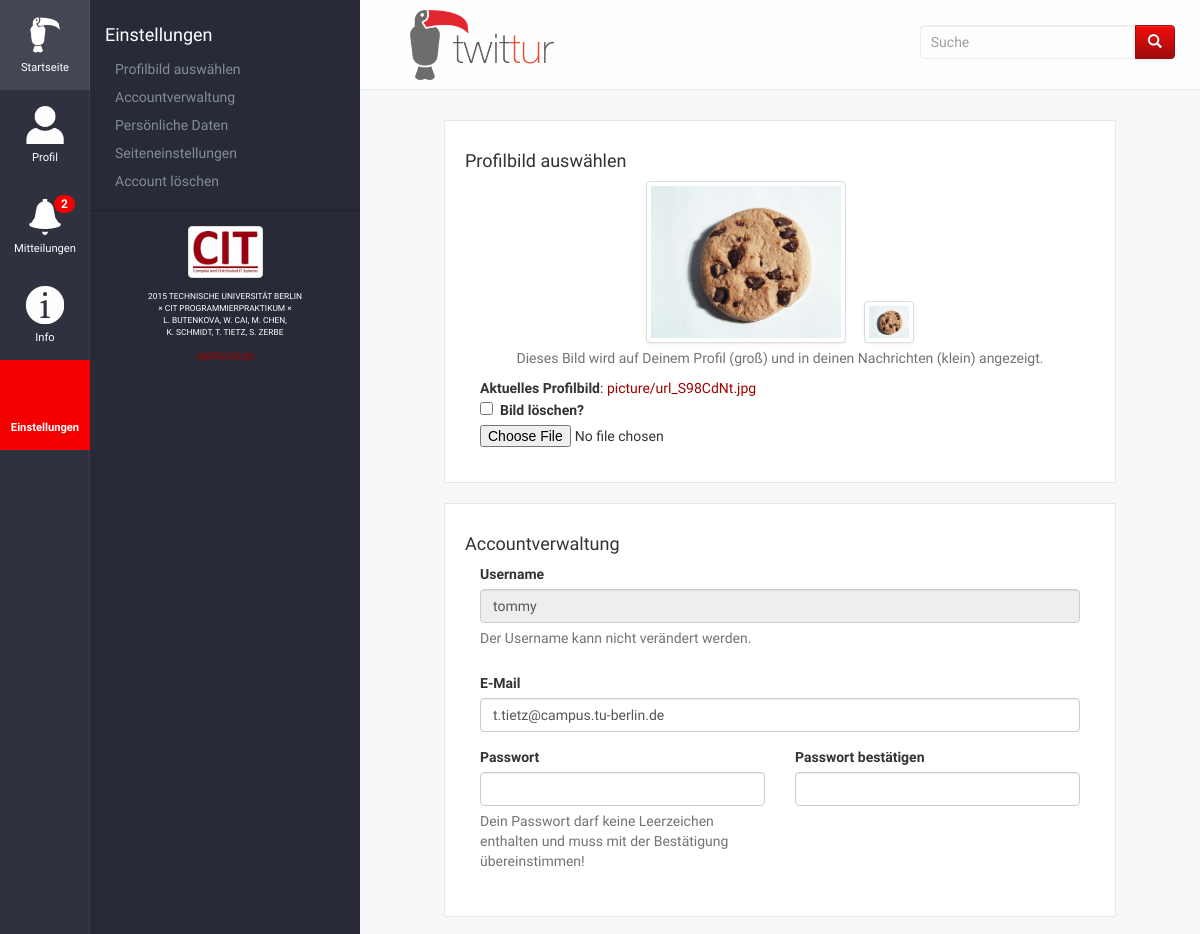
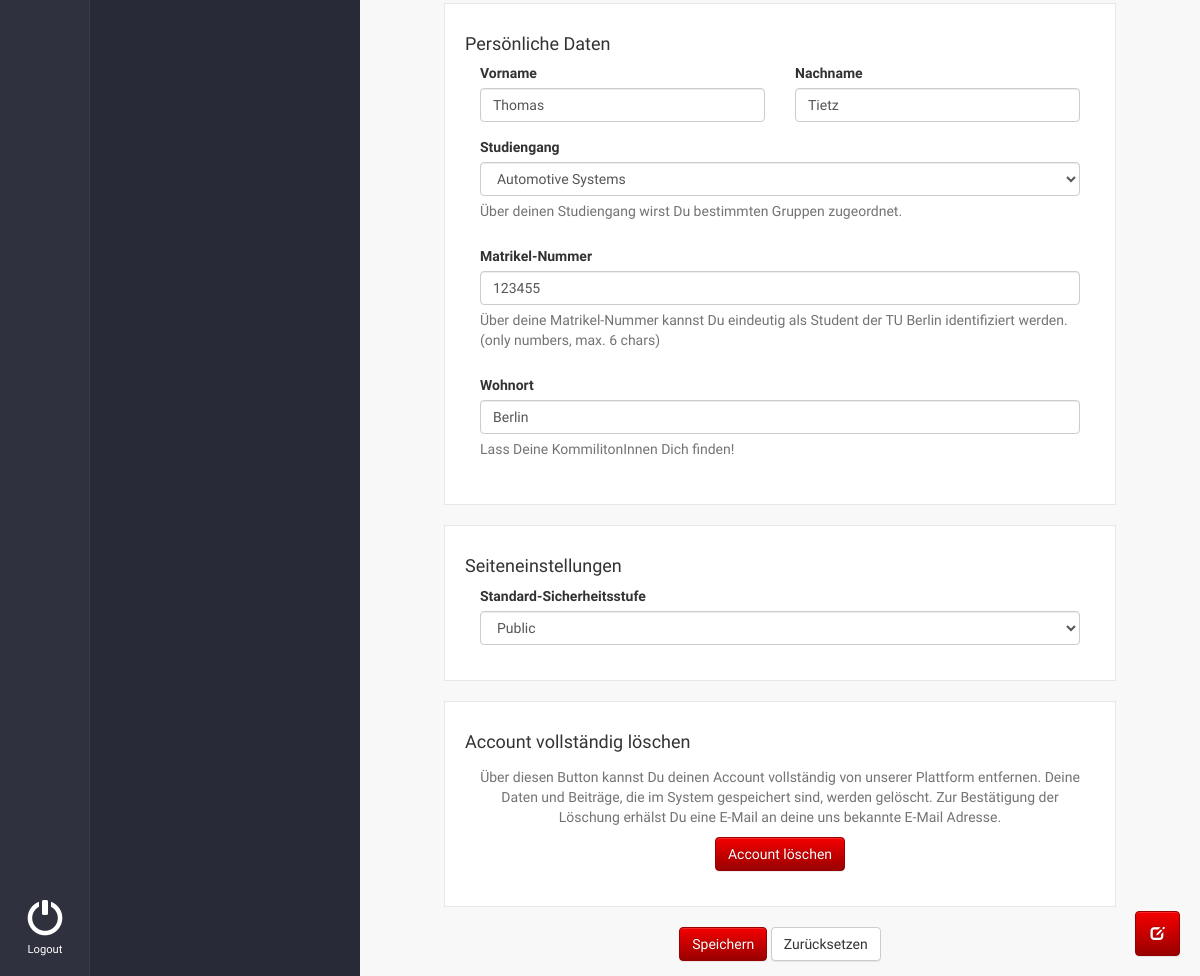
Page /twittur/settings/ (signed in) on the committed database (2 pictures, top to bottom).
### twittur/models.py (models this page shows, shortened)
class UserProfile(models.Model):
    userprofile = models.OneToOneField(User)
    follow = models.ManyToManyField(settings.AUTH_USER_MODEL, related_name='follow', through='Notification')
    studentNumber = models.CharField(max_length=6, default='000000',
                                     help_text='&Uuml;ber deine Matrikel-Nummer kannst Du eindeutig als Student der '
                                               'TU Berlin identifiziert werden.<br>(only numbers, max. 6 chars)')
    academicDiscipline = models.CharField(max_length=200,
                                          help_text='&Uuml;ber deinen Studiengang wirst Du '
                                                    'bestimmten Gruppen zugeordnet.')
    picture = models.ImageField(verbose_name='Profilbild', upload_to='picture/', blank=True,
                                height_field=None, width_field=None, default='picture/default.gif',
                                help_text='Dieses Bild wird auf Deinem Profil (gro&szlig;) '
                                          'und in deinen Nachrichten (klein) angezeigt.')
    location = models.CharField(max_length=200, default='None', help_text='Lass Deine KommilitonInnen Dich finden!')
    ignoreM = models.ManyToManyField(Message, related_name='ignoreM', blank=True)
    ignoreU = models.ManyToManyField(settings.AUTH_USER_MODEL, related_name='ignoreU', blank=True)
    ignore = models.BooleanField(default=False)
    safety = models.CharField(max_length=15, default='public')

class GroupProfile(models.Model):
    name = models.CharField(max_length=50)
    short = models.CharField(max_length=10)
    admin = models.ForeignKey(settings.AUTH_USER_MODEL, related_name='admin')
    desc = models.CharField(max_length=200)
    password = models.CharField(max_length=128, blank=True,
                                help_text='Geben Sie ein Passwort zum Beitreten ihrer Gruppe ein. (optional)')
    picture = models.ImageField(verbose_name='Gruppenbild', upload_to='picture/', blank=True,
                                height_field=None, width_field=None, default='picture/gdefault.gif',
                                help_text='Dieses Bild wird auf der Gruppenseite zu sehen sein!')
    date = models.DateField(default=date.today, blank=True)
    member = models.ManyToManyField(settings.AUTH_USER_MODEL, related_name='member')
    joinable = models.BooleanField(default=True)
    supergroup = models.ForeignKey('self', related_name='sgroup', blank=True, null=True)
    def __str__(self):
        return self.name

### twittur/views.py (the view, shortened to what this page needs)
# urls.py: url(r'^group/(?P<groupshort>\w+)/settings$', views_group.groupSettings, name='group_settings'),
def settings(request):
    if not request.user.is_authenticated():
        return HttpResponseRedirect('/twittur/login/')
    user = User.objects.get(pk=request.user.id)
    userProfile = user.userprofile
    userGroup = GroupProfile.objects.get(name=userProfile.academicDiscipline)
    success_msg, error_msg, userForm, userDataForm = None, None, None, None
    widgets = getWidgets(request)
    if request.method == 'POST' and request.POST['delete'] == 'true':
        userProfile.delete()
        user.delete()
        return HttpResponseRedirect('/twittur/')
    userForm = UserForm(instance=user)
    userDataForm = UserDataForm(instance=userProfile)
    safetyLevel = getSafetyLevels(user)
    context = {
        'active_page': 'settings', 'nav': Nav.nav, 'new': widgets['new'], 'msgForm': widgets['msgForm'],
        'success_msg': success_msg, 'error_msg': error_msg,
        'user': user, 'discList': getDisciplines(), 'safetyLevelList': safetyLevel,
        'userForm': userForm, 'userDataForm': userDataForm,
        'safetyLevels': widgets['safetyLevels']
    }
    return render(request, 'settings.html', context)

### twittur/forms.py (shortened to what this page needs)
class MessageForm(ModelForm):
    class Meta:
        model = Message
        fields = ['user', 'text',  'date', 'picture']
    def __init__(self, *args, **kwargs):
        super(MessageForm, self).__init__(*args, **kwargs)
        self.fields['user'].widget = forms.HiddenInput()
        self.fields['date'].widget = forms.HiddenInput()
        self.fields['text'].widget = forms.Textarea(attrs=self.fields['text'].widget.attrs)
        self.fields['text'].widget.attrs['class'] = 'form-control'
        self.fields['text'].widget.attrs['rows'] = '5'

class UserForm(ModelForm):
    ack_password = forms.CharField(max_length=128, widget=forms.PasswordInput, required=False)
    class Meta:
        model = User
        fields = ['username', 'password', 'ack_password', 'email', 'first_name', 'last_name']
    def __init__(self, *args, **kwargs):
        instance = kwargs.get('instance')
        super(UserForm, self).__init__(*args, **kwargs)
        self.fields['username'].widget.attrs['readonly'] = True  # set username input readonly
        self.fields['password'].widget = forms.PasswordInput()  # set pw input type to password
        self.fields['password'].required = False  # unset pw input as required
        for field in self.fields:
            self.fields[field].widget.attrs['class'] = 'form-control'
            if field != 'ack_password' and field != 'password':
                self.fields[field].widget.attrs['value'] = getattr(instance, field)

### twittur/functions.py (called while the page is built, shortened)
def msgDialog(request):
    msgForm = MessageForm(initial={'user': request.user.id, 'date': datetime.datetime.now()})
    return msgForm

def getNotificationCount(user):
    return Notification.objects.filter(
        Q(read=False) & Q(user=user)
    ).count()

def getDisciplines():
    discs, uni, faks = [], [], []
    tub = GroupProfile.objects.get(short='uni')
    fak = GroupProfile.objects.filter(supergroup=tub).order_by('name')
    for item in fak:
        ad = GroupProfile.objects.filter(supergroup=item).order_by('name')
        adList = []
        for disc in ad:
            adList.append(disc.name)
        faks.append(adList)
        uni.append(item.name)
    discs.append(zip(uni,faks))
    return discs

### twittur/templates/settings.html (shortened to what this page needs)
{% extends 'base.html' %}
{% load staticfiles %}
{% block list %}
  {% include 'layout/sidebar.html' %}
{% endblock %}
{% block nav %}
	{% include 'layout/nav.html' %}
{% endblock %}
{% block content %}
	{% if group %}
  <form action="{% url 'twittur:group_settings' groupshort=group.short %}" method="post" enctype="multipart/form-data">
  {% else %}
  <form action="{% url 'twittur:settings' %}" method="post" enctype="multipart/form-data">
  {% endif %}
      <div class="post" id="bild">
          <h4>{% if group %}Gruppenbild{% else %}Profilbild{% endif %} ausw&auml;hlen</h4>
          <div class="col-xs-12 form-group">
            <div class="col-xs-12 text-center profilePictures">
              <a href="{% if group %}{{ group.picture.url }}{% else %}{{ user.userprofile.picture.url }}{% endif %}" target="_blank">
                <img src="{% if group %}{{ group.picture.url }}{% else %}{{ user.userprofile.picture.url }}{% endif %}" class="profilbild-l img-thumbnail">
                {% if not group %}<img src="{{ user.userprofile.picture.url }}" class="profilbild-s img-thumbnail">{% endif %}
              </a>
              <p class="help-block">
              	{% if group %}
	              	{{ gpeForm.picture.help_text | safe }}
                {% else %}
	              	{{ userDataForm.picture.help_text | safe }}
                {% endif %}
              </p>
            </div>
            <div id="profBildUpdate">
              <span><strong>Aktuelles {% if group %}Gruppenbild{% else %}Profilbild{% endif %}</strong>: </span>
              {% if group %}
  	            {{ gpeForm.picture }}
              {% else %}
  	            {{ userDataForm.picture }}
              {% endif %}
            </div>
          </div>
      </div>
      <div class="post" id="{% if group %}gruppe{% else %}account{% endif %}">
        <h4>{% if group %}Gruppendaten{% else %}Accountverwaltung{% endif %}</h4>
          <div class="col-xs-12 form-group">
          	{% if group %}
              <label class="control-label" for="id_name">Name</label>
              {{ gpeForm.name }}
              {{ gpeForm.name.errors }}
            {% else %}
              <label class="control-label" for="id_username">Username</label>
              {{ userForm.username }}
              <p class="help-block">Der Username kann nicht ver&auml;ndert werden.</p>
            {% endif %}
          </div>
          <div class="col-xs-12 form-group">
          	{% if group %}
              <label class="control-label" for="id_short">Abk&uuml;rzung</label>
              {{ gpeForm.short }}
              <p class="help-block">Die Gruppen-Abk&uuml;rzung kann nicht ver&auml;ndert werden.</p>
              {{ gpeForm.short.errors }}
            {% else %}
              <label class="control-label" for="id_email">E-Mail</label>
              {{ userForm.email }}
            {% endif %}
          </div>
          <div class="col-xs-12 col-sm-6 form-group">
            <label class="control-label" for="id_password">Passwort</label>
          	{% if group %}
              {{ gpeForm.password }}
              {{ gpeForm.password.errors }}
            {% else %}
              {{ userForm.password }}
            {% endif %}
        		<p class="help-block">{% if group %}Das Gruppenpasswort{% else %}Dein Passwort{% endif %} darf keine Leerzeichen enthalten und muss mit der Best&auml;tigung &uuml;bereinstimmen!</p>
          </div>
          <div class="col-xs-12 col-sm-6 form-group pull-right">
            <label class="control-label" for="id_ack_password">Passwort bestätigen</label>
						{% if group %}
              {{ gpeForm.ack_password }}
              {{ gpeForm.ack_password.errors }}
            {% else %}
              {{ userForm.ack_password }}
            {% endif %}
          </div>
      </div>
      {% if not group %}
      <div class="post" id="daten">
        <h4>Pers&ouml;nliche Daten</h4>
          <div class="col-xs-12 col-sm-6 form-group">
              <label class="control-label" for="id_first_name">Vorname</label>
              {{ userForm.first_name }}
          </div>
          <div class="col-xs-12 col-sm-6 form-group pull-right">
              <label class="control-label" for="id_last_name">Nachname</label>
              {{ userForm.last_name }}
          </div>
          <div class="col-xs-12 form-group">
              <label class="control-label" for="id_academicDiscipline">Studiengang</label>
              {% if discList %}
              	{% for list in discList %}
                	<select class="form-control" id="id_academicDiscipline" name="academicDiscipline">
                  {% for fac, ad in list %}
                  	<optgroup label="{{ fac }}">
                    {% for disc in ad %}
                    	<option value="{{ disc }}"{% if disc == user.userprofile.academicDiscipline %} selected="selected"{% endif %}>{{ disc }}</option>
                    {% endfor %}
                    </optgroup>
                  {% endfor %}
                  </select>
                {% endfor %}
              {% endif %}
              <p class="help-block">{{ userDataForm.academicDiscipline.help_text|safe }}</p>
          </div>
          <div class="col-xs-12 form-group">
              <label class="control-label" for="id_studentNumber">Matrikel-Nummer</label>
              {{ userDataForm.studentNumber }}
              <p class="help-block">{{ userDataForm.studentNumber.help_text|safe }}</p>
          </div>
          <div class="col-xs-12 form-group">
              <label class="control-label" for="id_location">Wohnort</label>
              {{ userDataForm.location }}
              <p class="help-block">{{ userDataForm.location.help_text|safe }}</p>
          </div>
      </div>
      <div class="post" id="seite">
          <h4>Seiteneinstellungen</h4>
          {% if safetyLevelList %}
          <div class="col-xs-12 form-group">
              <label class="control-label" for="stdSafetylevelSelect">Standard-Sicherheitsstufe</label>
              <select class="form-control" id="id_safetyLevel" name="safety">
                {% for level in safetyLevelList %}
                	<option value="{{ level }}"{% if level == user.userprofile.safety %} selected="selected"{% endif %}>{{ level }}</option>
                {% endfor %}
              </select>
          </div>
          {% endif %}
      </div>
      {% endif %}
      <div class="post" id="delete">
          <h4>{% if group %}Gruppe{% else %}Account{% endif %} vollst&auml;ndig l&ouml;schen</h4>
          <div class="col-xs-12 form-group text-center">
              <p class="help-block">
              	&Uuml;ber diesen Button kannst Du {% if group %}deine Gruppe{% else %}deinen Account{% endif %} vollst&auml;ndig von unserer Plattform entfernen.
                {% if group %}
                	Alle Mitglieder werden aus der Gruppe entfernt und alle Nachrichten der Gruppe vom System gel&ouml;scht.
                {% else %}
                	Deine Daten und Beitr&auml;ge, die im System gespeichert sind, werden gel&ouml;scht.
                {% endif %}
                Zur Best&auml;tigung der L&ouml;schung erh&auml;lst Du eine E-Mail an deine uns bekannte E-Mail Adresse.</p>
              <button type="button" class="btn btn-primary text-center" data-toggle="modal" data-target="#{% if group %}delGrpModal{% else %}delAccModel{% endif %}" id="deleteButton">{% if group %}Gruppe{% else %}Account{% endif %} löschen</button>
          </div>
      </div>
      <div class="col-xs-12 form-group text-center">
          <button type="submit" class="btn btn-primary" id="submitSettButton">Speichern</button>
          <button type="reset" class="btn btn-default" id="resetSettButton">Zur&uuml;cksetzen</button>
      </div>
  </form>
{% endblock %}

### twittur/static/css/main.css (style rules this page uses)
#main, html { background: #F8F8F8; }
#content .post { border: 1px solid #E4E8EA; background: #fff; }
body { font-family: 'Source Sans Pro', sans-serif; color: #333; font-size: 1.4em; }
* { margin: 0; padding: 0; list-style-type: none; }
a { color: #a00000; text-decoration: none; }
textarea, input { outline: none; }
.btn-primary, .btn-primary[disabled] { background-image: -webkit-linear-gradient(top, #F50000 0%, #990000 100%); background-image: -o-linear-gradient(top, #F50000 0%, #990000 100%); background-image: -webkit-gradient(linear, left top, left bottom, from(#F50000), to(#990000)); background-image: linear-gradient(to bottom, #F50000 0%, #990000 100%); background-repeat: repeat-x; border-color: #990000; }
.post { padding: 20px; margin-bottom: 20px; }
.post:after { content: ""; display: table; clear: both; }
.profilePictures img { display: inline; vertical-align: bottom; }

### twittur/static/css/settings.css (style rules this page uses)
.profilbild-l { width: 200px; margin-right: 15px; }
.profilbild-s { width: 50px; }
#profBildUpdate { font-size: 0em; }
#profBildUpdate > a, #profBildUpdate > input, #profBildUpdate > label, #profBildUpdate > span { font-size: 14px; }
#profBildUpdate > a:after { clear: both; display: block; width: 100%; content: ''; }

### rows in the picture
UserProfile: studentNumber "123455", location "Berlin"
GroupProfile: academicDiscipline "Automotive Systems"

### other values in the picture
{{ i.title }} "Startseite" "Profil" "Mitteilungen" "Info" "Einstellungen" "Logout"
{{ new }} "2"
{{ userDataForm.picture.help_text | safe }} "Dieses Bild wird auf Deinem Profil (groß) und in deinen Nachrichten (klein) angezeigt."
{{ userDataForm.academicDiscipline.help_text|safe }} "Über deinen Studiengang wirst Du bestimmten Gruppen zugeordnet."
{{ userDataForm.studentNumber.help_text|safe }} "Über deine Matrikel-Nummer kannst Du eindeutig als Student der TU Berlin identifiziert werden. (only numbers, max. 6 chars)"
{{ userDataForm.location.help_text|safe }} "Lass Deine KommilitonInnen Dich finden!"
form field safety "Public"
